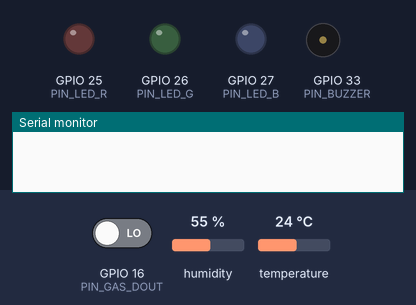
Bench run of a sketch on a simulated ESP32. On the bench: output pins drawn as LEDs (lit = HIGH), buzzer (waves = sounding), the last lines printed to the serial monitor. The inputs (shaded band) are chosen by the test bench; at power-on: humidity 55 %, GPIO 16 (PIN_GAS_DOUT) LOW, temperature 24 °C. Pins used as bus, display or sensor lines are not drawn.

Above: at 0.0 s.
At 1.5 s:
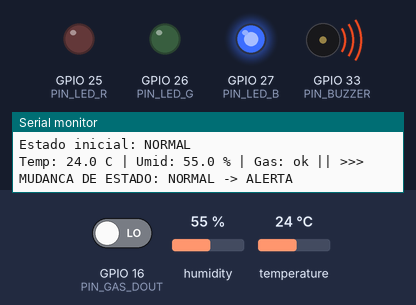
1.6 s: humidity set to 79 %
5.8 s: humidity set to 82 %
At 7.3 s:
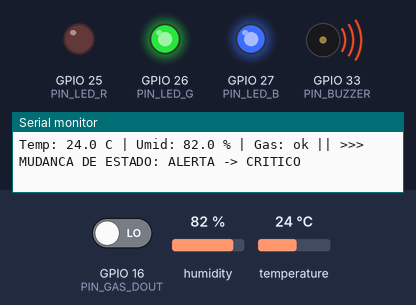
Timing chart, 0 to 8.8 s (numbered marks = the images above; inputs shaded):
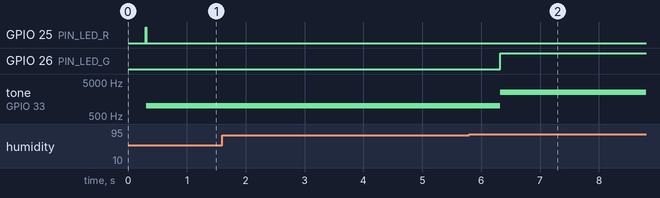

Measured:
- the behaviour switches between 80 and 81 % on humidity (found by bisection; images 1 and 2)
- after the input at 5.8 s, GPIO 26 (PIN_LED_G): LOW → HIGH after 0.53 s; tone on GPIO 33 (PIN_BUZZER): 1000 Hz → 2500 Hz after 0.53 s

The sketch:

esp32-http-server.ino
```cpp
#include <Arduino.h>
#include <DHT.h>

#define PIN_DHT 15
#define DHT_TIPO DHT22

#define PIN_GAS_DOUT 16
#define PIN_GAS_VCC 32
#define PIN_BUZZER 33
#define PIN_LED_R 25
#define PIN_LED_G 26
#define PIN_LED_B 27
#define LED_ACESO LOW
#define LED_APAGADO HIGH
#define GAS_DETECTADO HIGH

DHT dht(PIN_DHT, DHT_TIPO);

const float TEMP_MIN_IDEAL = 2.0;    // abaixo disso já preocupa
const float TEMP_MAX_IDEAL = 8.0;    // acima disso já preocupa
const float TEMP_MIN_CRITICA = 0.0;  // congelamento indevido
const float TEMP_MAX_CRITICA = 12.0; // ruptura grave da cadeia fria
const float UMID_MAX_IDEAL = 80.0;   // umidade alta favorece mofo/deterioração


enum EstadoSistema
{
  ESTADO_NORMAL = 0,
  ESTADO_ALERTA,
  ESTADO_CRITICO
};

EstadoSistema estadoAtual = ESTADO_NORMAL;

const char *nomeEstado(EstadoSistema e)
{
  switch (e)
  {
  case ESTADO_NORMAL:
    return "NORMAL";
  case ESTADO_ALERTA:
    return "ALERTA";
  case ESTADO_CRITICO:
    return "CRITICO";
  }
  return "DESCONHECIDO";
}

struct Leituras
{
  float temperatura;
  float umidade;
  bool leituraDhtValida;
  bool gasDetectado;
};

Leituras lerSensores()
{
  Leituras l;
  l.temperatura = dht.readTemperature();
  l.umidade = dht.readHumidity();
  l.leituraDhtValida = !(isnan(l.temperatura) || isnan(l.umidade));
  l.gasDetectado = (digitalRead(PIN_GAS_DOUT) == GAS_DETECTADO);

  return l;
}

EstadoSistema decidirEstado(const Leituras &l)
{

  if (!l.leituraDhtValida)
  {
    return ESTADO_ALERTA;
  }

  if (l.gasDetectado)
  {
    return ESTADO_CRITICO;
  }

  bool tempCritica = (l.temperatura < TEMP_MIN_CRITICA) || (l.temperatura > TEMP_MAX_CRITICA);
  bool umidAlta = (l.umidade > UMID_MAX_IDEAL);
  if (tempCritica && umidAlta)
  {
    return ESTADO_CRITICO;
  }

  bool tempForaIdeal = (l.temperatura < TEMP_MIN_IDEAL) || (l.temperatura > TEMP_MAX_IDEAL);
  if (tempForaIdeal || umidAlta || tempCritica)
  {
    return ESTADO_ALERTA;
  }

  return ESTADO_NORMAL;
}

void definirCorLed(bool r, bool g, bool b)
{
  digitalWrite(PIN_LED_R, r ? LED_ACESO : LED_APAGADO);
  digitalWrite(PIN_LED_G, g ? LED_ACESO : LED_APAGADO);
  digitalWrite(PIN_LED_B, b ? LED_ACESO : LED_APAGADO);
}

void atualizarAtuadores(EstadoSistema estado)
{
  switch (estado)
  {
  case ESTADO_NORMAL:
    definirCorLed(false, true, false);
    noTone(PIN_BUZZER);
    break;

  case ESTADO_ALERTA:
    definirCorLed(true, true, false);
    tone(PIN_BUZZER, 1000);
    break;

  case ESTADO_CRITICO:
    definirCorLed(true, false, false);
    tone(PIN_BUZZER, 2500);
    break;
  }
}

void setup()
{
  Serial.begin(115200);
  delay(300);
  Serial.println("=== FrioLog - No de Borda Inteligente (Checkpoint 1) ===");

  dht.begin();

  pinMode(PIN_GAS_DOUT, INPUT);
  pinMode(PIN_GAS_VCC, OUTPUT);
  digitalWrite(PIN_GAS_VCC, HIGH);

  pinMode(PIN_BUZZER, OUTPUT);
  pinMode(PIN_LED_R, OUTPUT);
  pinMode(PIN_LED_G, OUTPUT);
  pinMode(PIN_LED_B, OUTPUT);

  definirCorLed(false, false, false);
  noTone(PIN_BUZZER);


  atualizarAtuadores(estadoAtual);
  Serial.print("Estado inicial: ");
  Serial.println(nomeEstado(estadoAtual));
}

void loop()
{
  Leituras leituras = lerSensores();

  Serial.print("Temp: ");
  if (leituras.leituraDhtValida)
    Serial.print(leituras.temperatura, 1);
  else
    Serial.print("ERRO");
  Serial.print(" C | Umid: ");
  if (leituras.leituraDhtValida)
    Serial.print(leituras.umidade, 1);
  else
    Serial.print("ERRO");
    Serial.print(" % | Gas: ");
  Serial.print(leituras.gasDetectado ? "DETECTADO" : "ok");

  EstadoSistema novoEstado = decidirEstado(leituras);

  if (novoEstado != estadoAtual)
  {
    Serial.print(" || >>> MUDANCA DE ESTADO: ");
    Serial.print(nomeEstado(estadoAtual));
    Serial.print(" -> ");
    Serial.println(nomeEstado(novoEstado));
    estadoAtual = novoEstado;
    atualizarAtuadores(estadoAtual);
  }
  else
  {
    Serial.print(" || Estado: ");
    Serial.println(nomeEstado(estadoAtual));
  }

  delay(2000); // DHT22 precisa de um intervalo mínimo entre leituras
}
```
